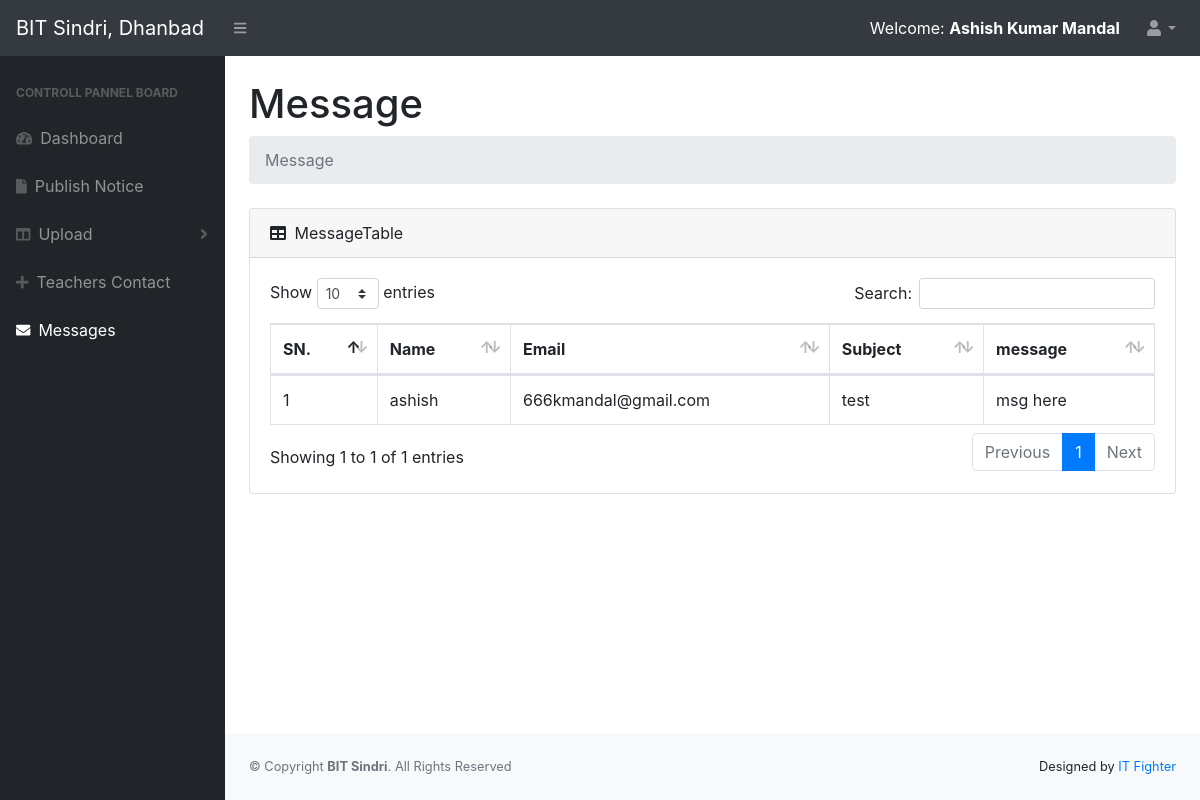
The page /admin/message.php (signed in) on the database its author committed.
### tables this page shows
CREATE TABLE `message` (
  `msg_id` int(11) NOT NULL,
  `name` varchar(30) NOT NULL,
  `email` varchar(50) NOT NULL,
  `subject` varchar(150) NOT NULL,
  `msg` varchar(500) NOT NULL,
  `created` timestamp NOT NULL DEFAULT current_timestamp()
);

### admin/message.php (the view, shortened to what this page needs)
<?php include_once('header_admin.php'); ?>
<div id="layoutSidenav_content">
                <main>
                    <div class="container-fluid">
                        <h1 class="mt-4">Message</h1>
                        <ol class="breadcrumb mb-4">
                            <li class="breadcrumb-item active">Message</li>
                        </ol>
                        <div class="card mb-4">
                            <div class="card-header">
                                <i class="fas fa-table mr-1"></i>
                                MessageTable
                            </div>
                            <div class="card-body">
                                <div class="table-responsive">
                                    <table class="table table-bordered" id="dataTable" width="100%" cellspacing="0">
                                        <thead>
                                            <tr>
                                                <th>SN.</th>
                                                <th>Name</th>
                                                <th>Email</th>
                                                <th>Subject</th>
                                                <th>message</th>
                                            </tr>
                                        </thead>
                                        <tbody>
                                            <?php
                                                $i = 1;
                                                $query = mysqli_query($conn, "SELECT * FROM message ORDER BY msg_id DESC");
                                                while(@$row = mysqli_fetch_array($query)){
                                            ?>
                                            <tr>
                                                <td><?php echo $i; $i++; ?></td>
                                                <td><?php echo $row['name'];; ?></td>
                                                <td><?php echo $row['email'];; ?></td>
                                                <td><?php echo $row['subject'];; ?></td>
                                                <td><?php echo $row['msg'];; ?></td>
                                            </tr>
                                            <?php } ?>
                                        </tbody>
                                    </table>
                                </div>
                            </div>
                        </div>
                    </div>
                </main>
<?php include_once('footer_admin.php'); ?>

### rows shown on the page
message: name "ashish", email "666kmandal@gmail.com", subject "test", msg "msg here"

### other values the page prints
$_SESSION['session_name'] "Ashish Kumar Mandal"
